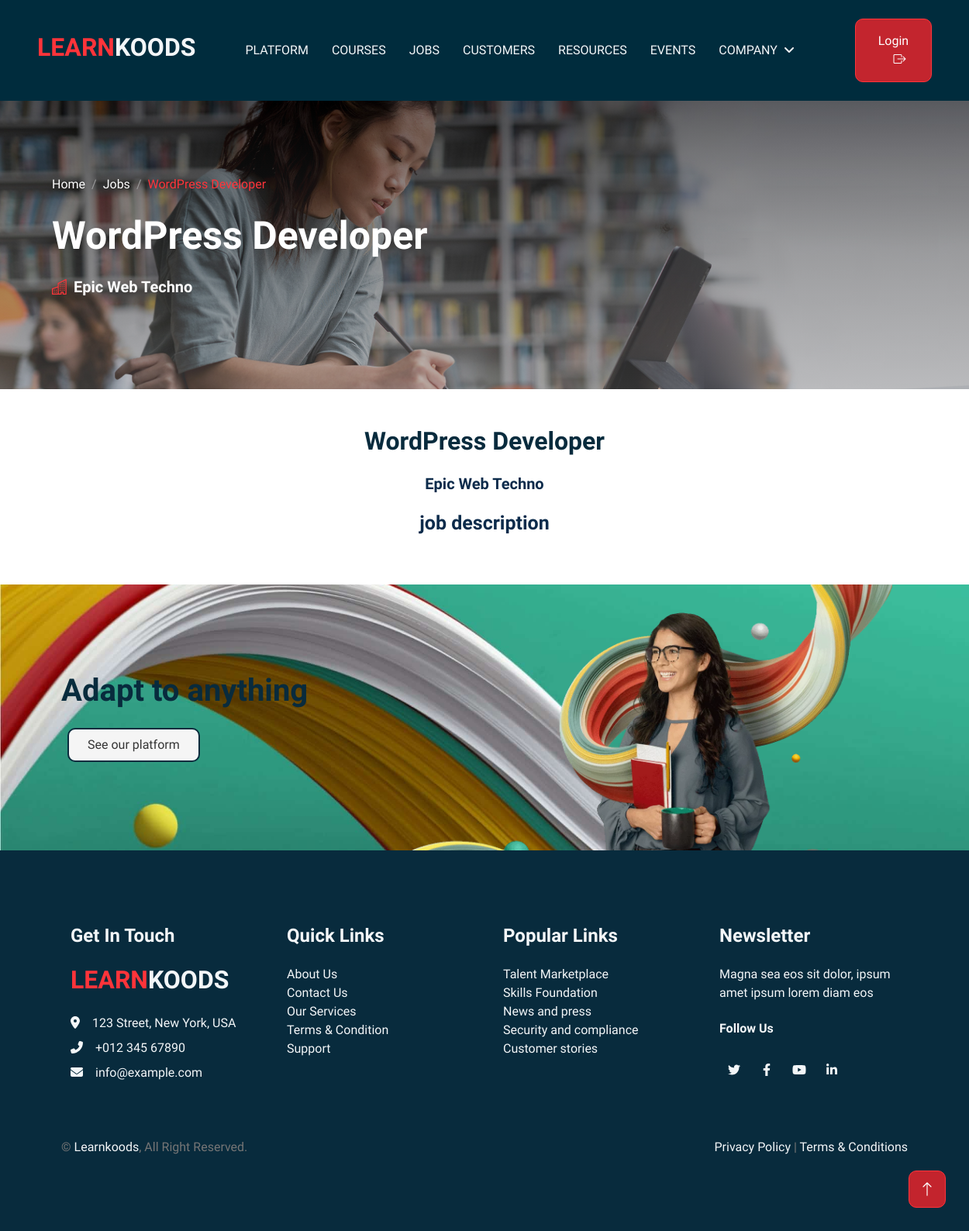
The app's page /job-details/wordpress-developer with its own data.
### jobs/models.py (models this page shows, shortened)
class Job(models.Model):
    user = models.ForeignKey(User, on_delete=models.CASCADE,null=True,blank=True,default=None)
    category = models.ForeignKey(Category,on_delete=models.CASCADE,null = True)
    job_title = models.CharField(max_length=100)
    job_type = models.CharField(choices=JOB_TYPE,default=None, null = True,max_length=1)
    exp_required = models.CharField(max_length=100)
    skills_req =  models.ManyToManyField(skil)
    job_des = HTMLField(blank=True, null=True)
    salary = models.CharField(max_length=20)
    company = models.CharField(max_length=100,null=False,default=None)
    location = models.CharField(max_length=250)
    company_desc = HTMLField(blank=True, null=True)
    url = models.URLField(max_length=200)
    last_update = models.DateField()
    timestamp = models.DateTimeField(auto_now=True)
    job_image = models.ImageField(upload_to='job/', default = "job/jobs-1.jpg")
    job_slug = AutoSlugField(populate_from = 'job_title',unique=True,null=True,default=None)
    is_published = models.BooleanField(default=False)
    is_closed = models.BooleanField(default=False)

### koods/views.py (the view)
# urls.py: path('job-details/<slug>', views.jobDetails),
def jobDetails(request,slug):
    jobdetail = Job.objects.get(job_slug=slug)
    data={
        'jobdetail':jobdetail
    }
    return render(request,"job-details.html",data)

### templates/job-details.html
{% extends 'base.html' %}
{% block content %}
<section>
    <div class="container-fluid page-header py-6 mt-6 wow fadeIn" data-wow-delay="0.1s">
        <div class="container">
            <nav aria-label="breadcrumb animated slideInDown">
                <ol class="breadcrumb mb-4">
                    <li class="breadcrumb-item"><a class="text-white" href="/">Home</a></li>
                    <li class="breadcrumb-item"><a class="text-white" href="/jobs">Jobs</a></li>
                    <li class="breadcrumb-item text-primary active" aria-current="page">{{jobdetail.job_title}}
                    </li>
                </ol>
            </nav>
            <div class="col-md-6">
                <h2 class="fsize5 text-white animated slideInDown mb-4">{{jobdetail.job_title}}</h2>
                <h5 class="text-white animated slideInDown mb-4"><i class="bi bi-building text-primary me-2"></i>{{jobdetail.company}}</h5>
            </div>
        </div>
    </div>
    <div class="my-5">
        <h2 class="contents animated slideInDown mb-4">{{jobdetail.job_title}}</h2>
        <h5 class="contents animated slideInDown mb-4">{{jobdetail.company}}</h5>
        <h5 class="contents fsize">{{jobdetail.job_des | safe}}</h5>
    </div>
</section>
{% endblock %}

### static/css/style.css (style rules this page uses)
:root { --primary: #082b3d; --secondary: #757575; --light: #F3F6F8; --dark: #323232 !important; }
.py-6 { padding-top: 6rem; padding-bottom: 6rem; }
h2, .h2 { font-size: 2rem; color: #082b3d; }
.page-header { background: linear-gradient(rgba(0, 0, 0, 0.493), rgba(115, 115, 115, 0.435)), url(/static/images/carousel-1.jpg) center center no-repeat; background-size: cover; }
.breadcrumb-item+.breadcrumb-item::before { color: #999999; }
.text-primary { color: #ff343a !important; }
.contents { display: flex; align-items: center; justify-content: center; }
.fsize { font-size: 25px; }
.fsize5 { font-size: 50px; }

### records on screen
Job: job_title "WordPress Developer", company "Epic Web Techno", job_des "job description"
